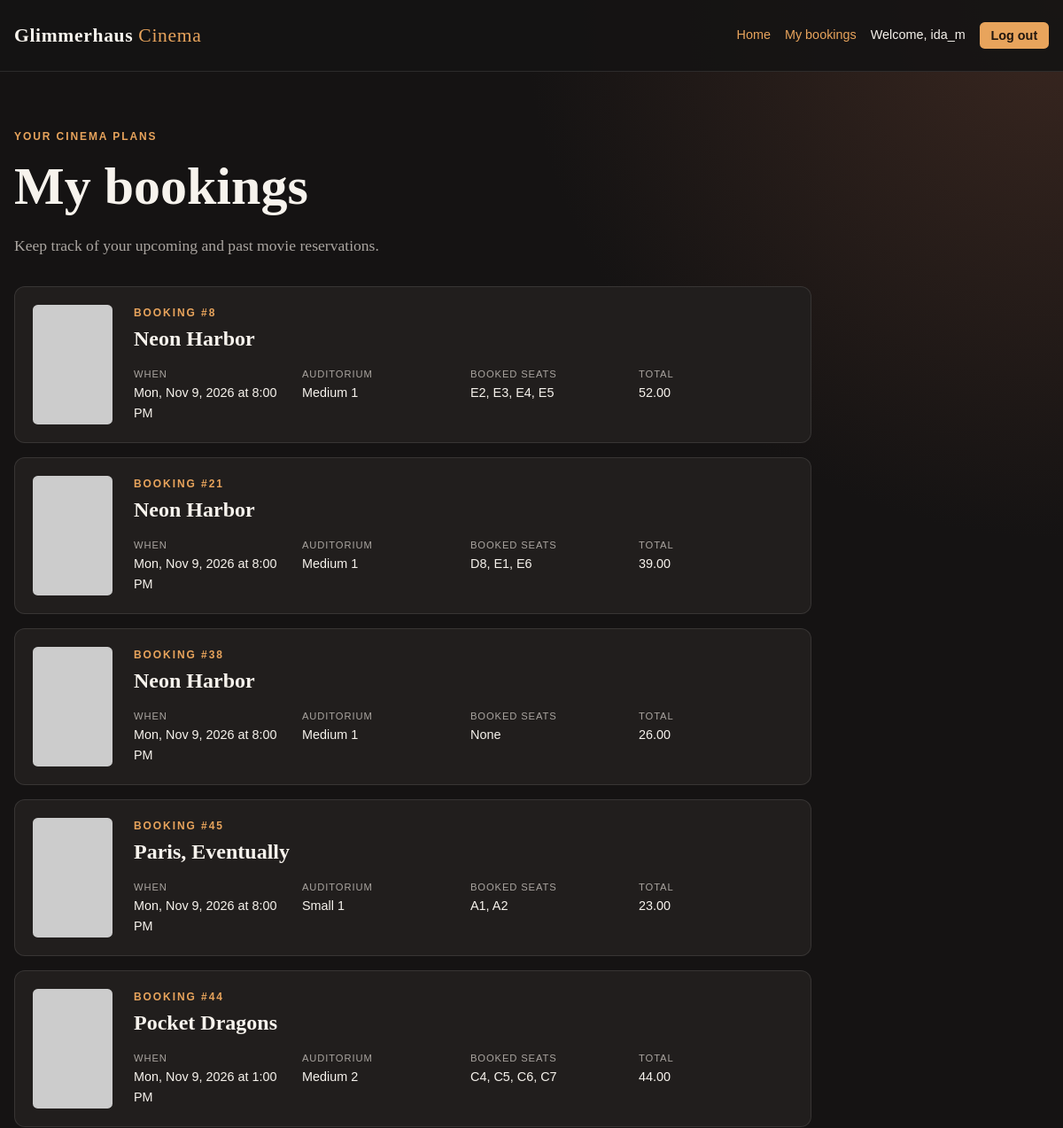
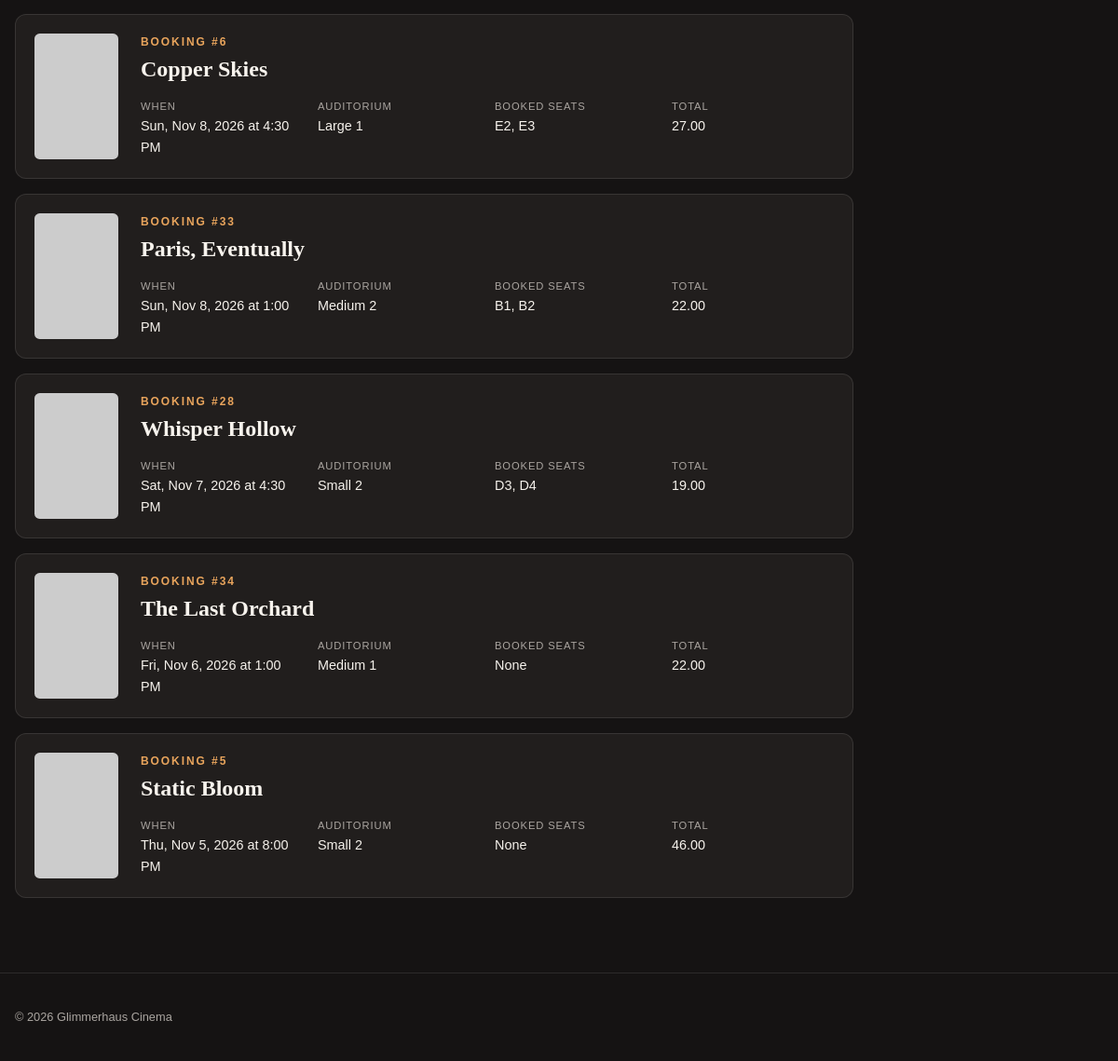
Screenshot of /index.php?page=bookings (signed in) with the database file from the repository (2 pictures, top to bottom).
### tables this page shows
CREATE TABLE bookings (
    bookingId INT AUTO_INCREMENT PRIMARY KEY,
    userId INT NOT NULL,
    screeningId INT NOT NULL,
    createdAt DATETIME DEFAULT CURRENT_TIMESTAMP,
    totalPrice DECIMAL(8,2) NOT NULL,
    FOREIGN KEY (userId) REFERENCES users(userId) ON DELETE RESTRICT,
    FOREIGN KEY (screeningId) REFERENCES screenings(screeningId) ON DELETE RESTRICT,
    UNIQUE (bookingId, screeningId)
);

CREATE TABLE movies (
    movieId INT AUTO_INCREMENT PRIMARY KEY,
    title VARCHAR(150) NOT NULL,
    description TEXT,
    durationMinutes INT NOT NULL,
    ageRatingId INT,
    posterUrl VARCHAR(2048),
    isActive BOOLEAN NOT NULL DEFAULT TRUE,
    createdAt DATETIME DEFAULT CURRENT_TIMESTAMP,
    FOREIGN KEY (ageRatingId) REFERENCES ageRatings(ageRatingId) ON DELETE RESTRICT
);

CREATE TABLE screenings (
    screeningId INT AUTO_INCREMENT PRIMARY KEY,
    movieId INT NOT NULL,
    auditoriumId INT NOT NULL,
    startsAt DATETIME NOT NULL,
    endsAt DATETIME NOT NULL,
    ticketPrice DECIMAL(8,2) NOT NULL,
    FOREIGN KEY (movieId) REFERENCES movies(movieId) ON DELETE RESTRICT,
    FOREIGN KEY (auditoriumId) REFERENCES auditoriums(auditoriumId) ON DELETE RESTRICT,
    UNIQUE (auditoriumId, startsAt),
    UNIQUE (screeningId, auditoriumId)
);

CREATE TABLE auditoriums (
    auditoriumId INT AUTO_INCREMENT PRIMARY KEY,
    name VARCHAR(50) NOT NULL UNIQUE,
    auditoriumTypeId INT NOT NULL,
    FOREIGN KEY (auditoriumTypeId) REFERENCES auditoriumTypes(auditoriumTypeId) ON DELETE RESTRICT
);

### app/controllers/BookingController.php (called while the page is built, shortened)
<?php
class BookingController {
    private $booking;
    public function __construct($booking) {
        $this->booking = $booking;
    }
    public function index() {
        $bookings = $this->booking->getForUser($_SESSION['user_id']);
        require __DIR__ . '/../views/bookings.php';
    }
}

### index.php (called while the page is built, shortened)
<?php
require_once __DIR__ . "/includes/connection.php";
require_once __DIR__ . "/app/models/Booking.php";
require_once __DIR__ . "/app/controllers/BookingController.php";
$auth = new AuthController(new User($connection));
$movies = new MovieController(new Movie($connection));
$bookings = new BookingController(new Booking($connection));
$routes = [
    'home' => [$movies, 'home'],
    'movieDetails' => [$movies, 'movieDetails'],
    'movieBooking' => [$bookings, 'movieBooking'],
    'bookings' => [$bookings, 'index'],
    'login' => [$auth, 'login'],
    'register' => [$auth, 'register'],
    'logout' => [$auth, 'logout']
];
$page = $_GET['page'] ?? 'home';
call_user_func($routes[$page]);

### app/models/Booking.php (called while the page is built, shortened)
<?php
class Booking {
    private $connection;
    public function __construct($connection) {
        $this->connection = $connection;
    }
    public function getForUser($userId) {
        $query = "SELECT bookings.bookingId, bookings.createdAt, bookings.totalPrice,
                         movies.title, movies.posterUrl, screenings.startsAt,
                         screenings.endsAt, auditoriums.name AS auditoriumName,
                         COUNT(bookingSeats.bookingSeatId) AS seatCount,
                         GROUP_CONCAT(
                             CONCAT(seats.rowLabel, seats.seatNumber)
                             ORDER BY seats.rowLabel, seats.seatNumber
                             SEPARATOR ', '
                         ) AS seatNames
                  FROM bookings
                  INNER JOIN screenings ON screenings.screeningId = bookings.screeningId
                  INNER JOIN movies ON movies.movieId = screenings.movieId
                  INNER JOIN auditoriums ON auditoriums.auditoriumId = screenings.auditoriumId
                  LEFT JOIN bookingSeats ON bookingSeats.bookingId = bookings.bookingId
                      AND bookingSeats.screeningId = bookings.screeningId
                  LEFT JOIN seats ON seats.seatId = bookingSeats.seatId
                      AND seats.auditoriumId = screenings.auditoriumId
                  WHERE bookings.userId = :userId
                  GROUP BY bookings.bookingId, bookings.createdAt, bookings.totalPrice,
                           movies.title, movies.posterUrl, screenings.startsAt,
                           screenings.endsAt, auditoriums.name
                  ORDER BY screenings.startsAt DESC";
        $statement = $this->connection->prepare($query);
        $statement->execute(['userId' => $userId]);
        return $statement->fetchAll(PDO::FETCH_ASSOC);
    }
}

### app/views/bookings.php (the view, shortened to what this page needs)
<?php
require __DIR__ . '/../../includes/header.php';
?>
<section class="page-heading">
    <p class="eyebrow">Your cinema plans</p>
    <h1>My bookings</h1>
    <p>Keep track of your upcoming and past movie reservations.</p>
</section>
<?php if (empty($bookings)): ?>
    <section class="empty-state">
        <h2>No bookings yet</h2>
        <p>Your movie bookings will appear here.</p>
        <a class="button" href="index.php?page=home">Browse movies</a>
    </section>
<?php else: ?>
    <section class="booking-list">
        <?php foreach ($bookings as $booking): ?>
            <article class="booking-card">
                <?php if (!empty($booking['posterUrl'])): ?>
                    <div class="booking-poster">
                        <img src="<?= htmlspecialchars($booking['posterUrl'], ENT_QUOTES, 'UTF-8') ?>"
                             alt="Poster for <?= htmlspecialchars($booking['title'], ENT_QUOTES, 'UTF-8') ?>">
                    </div>
                <?php endif; ?>
                <div class="booking-info">
                    <div class="booking-heading">
                        <div>
                            <p class="eyebrow">Booking #<?= (int) $booking['bookingId'] ?></p>
                            <h2><?= htmlspecialchars($booking['title'], ENT_QUOTES, 'UTF-8') ?></h2>
                        </div>
                    </div>
                    <dl class="booking-details">
                        <div>
                            <dt>When</dt>
                            <dd><?= htmlspecialchars(date('D, M j, Y \a\t g:i A', strtotime($booking['startsAt'])), ENT_QUOTES, 'UTF-8') ?></dd>
                        </div>
                        <div>
                            <dt>Auditorium</dt>
                            <dd><?= htmlspecialchars($booking['auditoriumName'], ENT_QUOTES, 'UTF-8') ?></dd>
                        </div>
                        <div>
                            <dt>Booked seats</dt>
                            <dd><?= htmlspecialchars($booking['seatNames'] ?? 'None', ENT_QUOTES, 'UTF-8') ?></dd>
                        </div>
                        <div>
                            <dt>Total</dt>
                            <dd><?= htmlspecialchars(number_format((float) $booking['totalPrice'], 2), ENT_QUOTES, 'UTF-8') ?></dd>
                        </div>
                    </dl>
                </div>
            </article>
        <?php endforeach; ?>
    </section>
<?php endif; ?>
<?php require __DIR__ . '/../../includes/footer.php'; ?>

### assets/styles.css (style rules this page uses)
:root { --ink: #f7f3ed; --muted: #aaa5a0; --background: #151313; --surface: #211e1d; --surface-light: #2b2725; --accent: #e8a45c; --accent-dark: #b86f2d; --border: rgba(255, 255, 255, 0.1); }
* { box-sizing: border-box; }
body { margin: 0; color: var(--ink); background: radial-gradient(circle at top right, #3a2720 0, var(--background) 38rem); font-family: Georgia, "Times New Roman", serif; line-height: 1.6; }
.page-heading { margin-bottom: 2rem; }
h1, h2, h3 { line-height: 1.15; }
h1 { margin: 0 0 0.5rem; font-size: clamp(2.2rem, 5vw, 4rem); }
.page-heading h1 { margin-bottom: 0.75rem; }
.page-heading > p:not(.eyebrow) { color: var(--muted); font-size: 1.1rem; }
.eyebrow { margin: 0 0 0.75rem; color: var(--accent); font-family: Arial, sans-serif; font-size: 0.75rem; font-weight: bold; letter-spacing: 0.16em; text-transform: uppercase; }
.booking-list { display: grid; gap: 1rem; max-width: 900px; }
.booking-card { display: grid; grid-template-columns: 90px 1fr; gap: 1.5rem; padding: 1.25rem; border: 1px solid var(--border); border-radius: 0.75rem; background: var(--surface); }
.booking-poster { aspect-ratio: 2 / 3; overflow: hidden; border-radius: 0.35rem; background: var(--surface-light); }
.booking-poster img { width: 100%; height: 100%; display: block; object-fit: cover; }
.booking-heading { display: flex; align-items: flex-start; justify-content: space-between; gap: 1rem; }
.booking-heading h2 { margin: 0; }
.booking-heading .eyebrow { margin-bottom: 0.35rem; }
.booking-details { display: grid; grid-template-columns: repeat(4, 1fr); gap: 1rem; margin: 1.25rem 0 0; }
.booking-details dt { color: var(--muted); font: 0.7rem Arial, sans-serif; letter-spacing: 0.08em; text-transform: uppercase; }
.booking-details dd { margin: 0.25rem 0 0; font-family: Arial, sans-serif; font-size: 0.9rem; }

### rows the page displays
bookings: bookingId "8", movies.title "Neon Harbor", screeningId.startsAt "Mon, Nov 9, 2026 at 8:00 PM", auditoriums.name "Medium 1", seatNames "E2, E3, E4, E5", totalPrice "52.00"
bookings: bookingId "21", movies.title "Neon Harbor", screeningId.startsAt "Mon, Nov 9, 2026 at 8:00 PM", auditoriums.name "Medium 1", seatNames "D8, E1, E6", totalPrice "39.00"
bookings: bookingId "38", movies.title "Neon Harbor", screeningId.startsAt "Mon, Nov 9, 2026 at 8:00 PM", auditoriums.name "Medium 1", seatNames "None", totalPrice "26.00"
bookings: bookingId "45", movies.title "Paris, Eventually", screeningId.startsAt "Mon, Nov 9, 2026 at 8:00 PM", auditoriums.name "Small 1", seatNames "A1, A2", totalPrice "23.00"
bookings: bookingId "44", movies.title "Pocket Dragons", screeningId.startsAt "Mon, Nov 9, 2026 at 1:00 PM", auditoriums.name "Medium 2", seatNames "C4, C5, C6, C7", totalPrice "44.00"
bookings: bookingId "6", movies.title "Copper Skies", screeningId.startsAt "Sun, Nov 8, 2026 at 4:30 PM", auditoriums.name "Large 1", seatNames "E2, E3", totalPrice "27.00"
bookings: bookingId "33", movies.title "Paris, Eventually", screeningId.startsAt "Sun, Nov 8, 2026 at 1:00 PM", auditoriums.name "Medium 2", seatNames "B1, B2", totalPrice "22.00"
bookings: bookingId "28", movies.title "Whisper Hollow", screeningId.startsAt "Sat, Nov 7, 2026 at 4:30 PM", auditoriums.name "Small 2", seatNames "D3, D4", totalPrice "19.00"
bookings: bookingId "34", movies.title "The Last Orchard", screeningId.startsAt "Fri, Nov 6, 2026 at 1:00 PM", auditoriums.name "Medium 1", seatNames "None", totalPrice "22.00"
bookings: bookingId "5", movies.title "Static Bloom", screeningId.startsAt "Thu, Nov 5, 2026 at 8:00 PM", auditoriums.name "Small 2", seatNames "None", totalPrice "46.00"

### other values shown
$_SESSION['user'] "ida_m"
